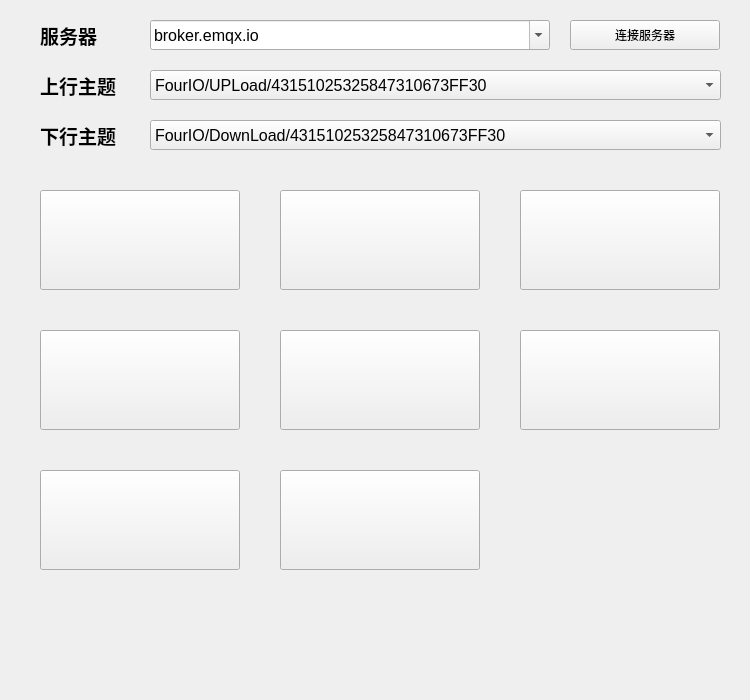
<?xml version="1.0" encoding="UTF-8"?>
<ui version="4.0">
 <class>FIOMqtt</class>
 <widget class="QWidget" name="FIOMqtt">
  <property name="geometry">
   <rect>
    <x>0</x>
    <y>0</y>
    <width>750</width>
    <height>700</height>
   </rect>
  </property>
  <property name="windowTitle">
   <string>Widget</string>
  </property>
  <widget class="DataButton" name="pushButton_in3">
   <property name="geometry">
    <rect>
     <x>520</x>
     <y>190</y>
     <width>200</width>
     <height>100</height>
    </rect>
   </property>
   <property name="text">
    <string/>
   </property>
  </widget>
  <widget class="DataButton" name="pushButton_relay1">
   <property name="geometry">
    <rect>
     <x>280</x>
     <y>330</y>
     <width>200</width>
     <height>100</height>
    </rect>
   </property>
   <property name="text">
    <string/>
   </property>
  </widget>
  <widget class="DataButton" name="pushButton_relay2">
   <property name="geometry">
    <rect>
     <x>520</x>
     <y>330</y>
     <width>200</width>
     <height>100</height>
    </rect>
   </property>
   <property name="text">
    <string/>
   </property>
  </widget>
  <widget class="DataButton" name="pushButton_in4">
   <property name="geometry">
    <rect>
     <x>40</x>
     <y>330</y>
     <width>200</width>
     <height>100</height>
    </rect>
   </property>
   <property name="text">
    <string/>
   </property>
  </widget>
  <widget class="DataButton" name="pushButton_in1">
   <property name="geometry">
    <rect>
     <x>40</x>
     <y>190</y>
     <width>200</width>
     <height>100</height>
    </rect>
   </property>
   <property name="text">
    <string/>
   </property>
  </widget>
  <widget class="DataButton" name="pushButton_relay4">
   <property name="geometry">
    <rect>
     <x>280</x>
     <y>470</y>
     <width>200</width>
     <height>100</height>
    </rect>
   </property>
   <property name="text">
    <string/>
   </property>
  </widget>
  <widget class="DataButton" name="pushButton_relay3">
   <property name="geometry">
    <rect>
     <x>40</x>
     <y>470</y>
     <width>200</width>
     <height>100</height>
    </rect>
   </property>
   <property name="text">
    <string/>
   </property>
  </widget>
  <widget class="DataButton" name="pushButton_in2">
   <property name="geometry">
    <rect>
     <x>280</x>
     <y>190</y>
     <width>200</width>
     <height>100</height>
    </rect>
   </property>
   <property name="text">
    <string/>
   </property>
  </widget>
  <widget class="QComboBox" name="comboBox_server">
   <property name="geometry">
    <rect>
     <x>150</x>
     <y>20</y>
     <width>400</width>
     <height>30</height>
    </rect>
   </property>
   <property name="font">
    <font>
     <pointsize>12</pointsize>
     <bold>false</bold>
    </font>
   </property>
   <property name="editable">
    <bool>true</bool>
   </property>
   <item>
    <property name="text">
     <string>broker.emqx.io</string>
    </property>
   </item>
  </widget>
  <widget class="QLabel" name="label_server">
   <property name="geometry">
    <rect>
     <x>40</x>
     <y>20</y>
     <width>101</width>
     <height>30</height>
    </rect>
   </property>
   <property name="font">
    <font>
     <family>Microsoft YaHei</family>
     <pointsize>14</pointsize>
     <bold>true</bold>
    </font>
   </property>
   <property name="text">
    <string>服务器</string>
   </property>
  </widget>
  <widget class="QComboBox" name="comboBox_download">
   <property name="geometry">
    <rect>
     <x>150</x>
     <y>120</y>
     <width>571</width>
     <height>30</height>
    </rect>
   </property>
   <property name="font">
    <font>
     <pointsize>12</pointsize>
     <bold>false</bold>
    </font>
   </property>
   <item>
    <property name="text">
     <string>FourIO/DownLoad/43151025325847310673FF30</string>
    </property>
   </item>
  </widget>
  <widget class="QPushButton" name="pushButton_server">
   <property name="geometry">
    <rect>
     <x>570</x>
     <y>20</y>
     <width>150</width>
     <height>30</height>
    </rect>
   </property>
   <property name="text">
    <string>连接服务器</string>
   </property>
  </widget>
  <widget class="QComboBox" name="comboBox_upload">
   <property name="geometry">
    <rect>
     <x>150</x>
     <y>70</y>
     <width>571</width>
     <height>30</height>
    </rect>
   </property>
   <property name="font">
    <font>
     <pointsize>12</pointsize>
     <bold>false</bold>
    </font>
   </property>
   <item>
    <property name="text">
     <string>FourIO/UPLoad/43151025325847310673FF30</string>
    </property>
   </item>
  </widget>
  <widget class="QLabel" name="label_upload">
   <property name="geometry">
    <rect>
     <x>40</x>
     <y>70</y>
     <width>101</width>
     <height>30</height>
    </rect>
   </property>
   <property name="font">
    <font>
     <family>Microsoft YaHei</family>
     <pointsize>14</pointsize>
     <bold>true</bold>
    </font>
   </property>
   <property name="text">
    <string>上行主题</string>
   </property>
  </widget>
  <widget class="QLabel" name="label_download">
   <property name="geometry">
    <rect>
     <x>40</x>
     <y>120</y>
     <width>101</width>
     <height>30</height>
    </rect>
   </property>
   <property name="font">
    <font>
     <family>Microsoft YaHei</family>
     <pointsize>14</pointsize>
     <bold>true</bold>
    </font>
   </property>
   <property name="text">
    <string>下行主题</string>
   </property>
  </widget>
 </widget>
 <customwidgets>
  <customwidget>
   <class>DataButton</class>
   <extends>QPushButton</extends>
   <header>databutton.h</header>
  </customwidget>
 </customwidgets>
 <resources/>
 <connections/>
</ui>
